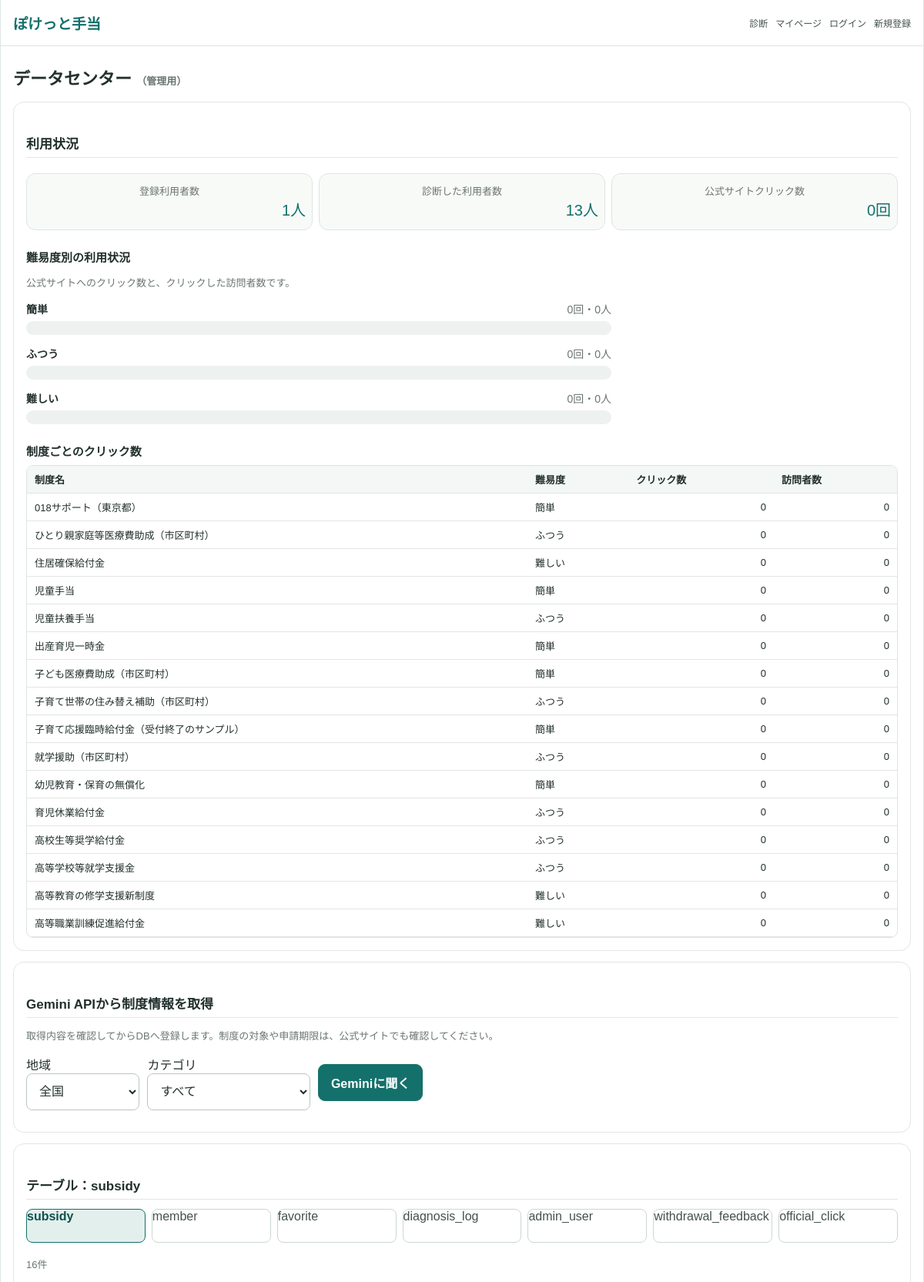
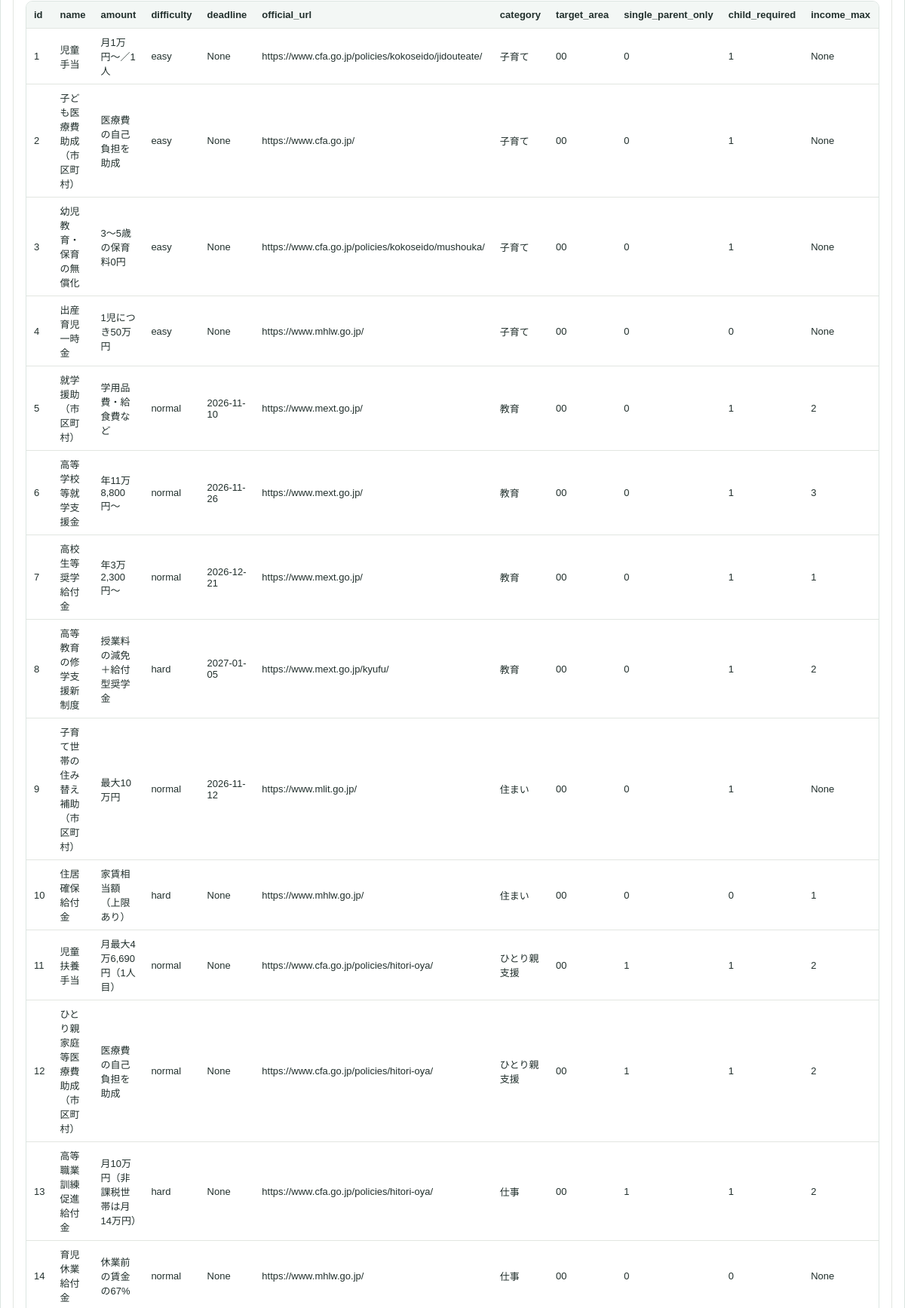
The app's page /data (signed in, upper part) with its own data (2 pictures, top to bottom).
### tables this page shows
CREATE TABLE subsidy (
    id                 INTEGER      PRIMARY KEY AUTOINCREMENT,
    name               VARCHAR(100) NOT NULL,
    amount             VARCHAR(100) NOT NULL,
    difficulty         VARCHAR(10)  NOT NULL,              -- easy / normal / hard
    deadline           DATE,                               -- NULL＝随時
    official_url       VARCHAR(500) NOT NULL,
    category           VARCHAR(20)  NOT NULL,
    target_area        VARCHAR(2)   NOT NULL DEFAULT '00', -- 00＝全国、01〜47＝都道府県
    single_parent_only BOOLEAN      NOT NULL DEFAULT 0,
    child_required     BOOLEAN      NOT NULL DEFAULT 1,
    income_max         SMALLINT,                           -- NULL＝年収の条件なし
    updated_at         DATETIME     NOT NULL
);

### app.py (the view)
@app.route("/data")
def data():
    if "admin_id" not in session:
        return redirect("/data/login")
    table = request.args.get("table", "subsidy")
    if table not in TABLES:                     # 決めたテーブル名以外はSQLに入れない
        table = "subsidy"
    rows = get_db().execute(f"SELECT * FROM {table}").fetchall()
    columns = rows[0].keys() if rows else []
    db = get_db()
    labels = {"easy": "簡単", "normal": "ふつう", "hard": "難しい"}
    counts = {
        row["difficulty"]: row
        for row in db.execute(
            "SELECT subsidy.difficulty, COUNT(official_click.id) AS clicks,"
            " COUNT(DISTINCT official_click.visit_id) AS users"
            " FROM subsidy LEFT JOIN official_click ON official_click.subsidy_id = subsidy.id"
            " GROUP BY subsidy.difficulty"
        )
    }
    difficulty_stats = [
        {"difficulty": key, "label": labels[key],
         "clicks": counts[key]["clicks"] if key in counts else 0,
         "users": counts[key]["users"] if key in counts else 0}
        for key in ("easy", "normal", "hard")
    ]
    max_clicks = max((item["clicks"] for item in difficulty_stats), default=0)
    for item in difficulty_stats:
        item["bar_width"] = round(item["clicks"] * 100 / max_clicks) if max_clicks else 0
    subsidy_usage = db.execute(
        "SELECT subsidy.id, subsidy.name, subsidy.difficulty, COUNT(official_click.id) AS clicks,"
        " COUNT(DISTINCT official_click.visit_id) AS users"
        " FROM subsidy LEFT JOIN official_click ON official_click.subsidy_id = subsidy.id"
        " GROUP BY subsidy.id ORDER BY clicks DESC, subsidy.name"
    ).fetchall()
    metrics = {
        "registered_users": db.execute("SELECT COUNT(*) FROM member").fetchone()[0],
        "diagnosis_users": db.execute("SELECT COUNT(DISTINCT visit_id) FROM diagnosis_log").fetchone()[0],
        "official_clicks": db.execute("SELECT COUNT(*) FROM official_click").fetchone()[0],
    }
    return render_template("data.html", tables=TABLES, table=table, rows=rows, columns=columns,
                           prefectures=PREF_NAME, categories=gemini.CATEGORIES,
                           gemini_ready=bool(os.environ.get("GEMINI_API_KEY")),
                           difficulty_stats=difficulty_stats, subsidy_usage=subsidy_usage, metrics=metrics)

### app.py (called while the page is built)
def get_db():
    if "db" not in g:
        g.db = sqlite3.connect(DB_PATH)
        g.db.row_factory = sqlite3.Row          # row["name"] のように列名で取れるようにする
        g.db.execute("PRAGMA foreign_keys = ON")
    return g.db

### templates/data.html (shortened to what this page needs)
{% extends "base.html" %}
{% block page_width %}wide{% endblock %}
{% block content %}
<h1>データセンター <span class="small">（管理用）</span></h1>
<section class="page-card">
  <h2>利用状況</h2>
  <div class="tiles">
    <div class="tile"><div class="small">登録利用者数</div><div class="num">{{ metrics.registered_users }}人</div></div>
    <div class="tile"><div class="small">診断した利用者数</div><div class="num">{{ metrics.diagnosis_users }}人</div></div>
    <div class="tile"><div class="small">公式サイトクリック数</div><div class="num">{{ metrics.official_clicks }}回</div></div>
  </div>
  <h3 class="analytics-heading">難易度別の利用状況</h3>
  <p class="small">公式サイトへのクリック数と、クリックした訪問者数です。</p>
  <div class="difficulty-chart">
    {% for item in difficulty_stats %}
    <div class="bar-row">
      <div class="bar-label"><b>{{ item.label }}</b><span>{{ item.clicks }}回・{{ item.users }}人</span></div>
      <div class="bar-track" role="img" aria-label="{{ item.label }}：{{ item.clicks }}クリック">
      </div>
    </div>
    {% endfor %}
  </div>
  <h3 class="analytics-heading">制度ごとのクリック数</h3>
  <div class="table-wrap">
    <table>
      <thead><tr><th>制度名</th><th>難易度</th><th>クリック数</th><th>訪問者数</th></tr></thead>
      <tbody>
      {% for item in subsidy_usage %}
      <tr>
        <td>{{ item.name }}</td>
        <td>{{ {"easy": "簡単", "normal": "ふつう", "hard": "難しい"}.get(item.difficulty, item.difficulty) }}</td>
        <td class="num">{{ item.clicks }}</td><td class="num">{{ item.users }}</td>
      </tr>
      {% else %}
      <tr><td colspan="4">制度データがありません</td></tr>
      {% endfor %}
      </tbody>
    </table>
  </div>
</section>
<section class="page-card">
  <h2>Gemini APIから制度情報を取得</h2>
  <p class="small">取得内容を確認してからDBへ登録します。制度の対象や申請期限は、公式サイトでも確認してください。</p>
  {% if gemini_ready %}
  <form method="post" action="/data/gemini" class="toolbar">
    <label>地域
      <select name="area">
        {% for code, name in prefectures.items() %}
        <option value="{{ code }}">{{ name }}</option>
        {% endfor %}
      </select>
    </label>
    <label>カテゴリ
      <select name="category">
        <option value="">すべて</option>
      </select>
    </label>
    <button type="submit" class="btn">Geminiに聞く</button>
  </form>
  {% else %}
  <p class="msg">GEMINI_API_KEYを設定するとGeminiから取得できます。</p>
  {% endif %}
</section>
<section class="page-card">
  <h2>テーブル：{{ table }}</h2>
  <nav class="tabs" aria-label="テーブル">
    {% for t in tables %}
    <a class="{% if table == t %}on{% endif %}" href="/data?table={{ t }}">{{ t }}</a>
    {% endfor %}
  </nav>
  <p class="small">{{ rows|length }}件</p>
  <div class="table-wrap">
    <table>
      <thead><tr>{% for c in columns %}<th>{{ c }}</th>{% endfor %}{% if table == "subsidy" %}<th>操作</th>{% endif %}</tr></thead>
      <tbody>
      {% for row in rows %}
      <tr>
        {% for c in columns %}<td>{{ row[c] }}</td>{% endfor %}
      </tr>
      {% else %}
      <tr><td colspan="{{ columns|length + (1 if table == 'subsidy' else 0) }}">データがありません</td></tr>
      {% endfor %}
      </tbody>
    </table>
  </div>
</section>
{% endblock %}

### static/style.css (style rules this page uses)
* { box-sizing: border-box; }
body { margin: 0; background: #e9eeeb; color: #22302d; font-family: "Hiragino Sans", "Yu Gothic", Meiryo, sans-serif; }
h1 { margin: 8px 0 16px; font-size: 22px; }
h2 { margin: 24px 0 10px; padding-bottom: 6px; border-bottom: 1px solid #e2e6e1; font-size: 17px; }
h3 { margin: 0 0 8px; font-size: 15px; }
p { line-height: 1.65; }
a { color: #14706a; }
.small { color: #6b7672; font-size: 13px; }
.features, .tiles { display: grid; grid-template-columns: repeat(auto-fit, minmax(100px, 1fr)); gap: 8px; margin-top: 20px; text-align: center; }
.features div, .tile { padding: 12px 8px; border: 1px solid #dce5e1; border-radius: 12px; background: #f8faf8; }
.features b, .tile .num { color: #14706a; font-size: 20px; }
.btn, button { font: inherit; }
.btn, .btn-main, button.primary { min-height: 48px; display: inline-flex; align-items: center; justify-content: center; padding: 10px 16px; border: 1px solid #14706a; border-radius: 9px; background: #14706a; color: #fff; font-weight: 700; text-align: center; text-decoration: none; cursor: pointer; }
input[type=email], input[type=password], input[type=text], select { width: 100%; min-height: 48px; padding: 0 12px; border: 1px solid #b9c5c0; border-radius: 8px; background: #fff; color: #22302d; font: inherit; font-size: 16px; }
.tabs { display: flex; gap: 8px; margin: 12px 0 18px; }
.tabs a, .tabs button { flex: 1; min-height: 44px; border: 1px solid #cbd6d2; border-radius: 8px; background: #fff; color: #44524e; text-decoration: none; }
.tabs .on { border-color: #14706a; background: #e3efed; color: #0d524d; font-weight: 700; }
.card, .page-card { margin-bottom: 14px; padding: 16px; border: 1px solid #e2e6e1; border-radius: 14px; background: #fff; }
.toolbar { display: flex; flex-wrap: wrap; align-items: center; gap: 10px; margin: 12px 0; }
.analytics-heading { margin-top: 24px; }
.difficulty-chart { display: grid; gap: 14px; max-width: 760px; }
.bar-row { display: grid; gap: 6px; }
.bar-label { display: flex; justify-content: space-between; gap: 12px; font-size: 14px; }
.bar-label span { color: #6b7672; }
.bar-track { height: 18px; overflow: hidden; border-radius: 9px; background: #edf1ef; }
.table-wrap { overflow-x: auto; border: 1px solid #dce5e1; border-radius: 9px; }
table { width: 100%; border-collapse: collapse; font-size: 13px; }
th, td { padding: 8px 10px; border-bottom: 1px solid #e2e6e1; text-align: left; }
th { background: #f3f7f5; white-space: nowrap; }
.num { text-align: right; }

### records on screen
subsidy: name "018サポート（東京都）", difficulty "簡単", clicks "0", users "0"
subsidy: name "ひとり親家庭等医療費助成（市区町村）", difficulty "ふつう", clicks "0", users "0", id "12" "ひとり親家庭等医療費助成（市区町村）" "医療費の自己負担を助成" "normal" "None" "https://www.cfa.go.jp/policies/hitori-oya/" "ひとり親支援" "00" "1" "1" "2"
subsidy: name "住居確保給付金", difficulty "難しい", clicks "0", users "0", id "10" "住居確保給付金" "家賃相当額（上限あり）" "hard" "None" "https://www.mhlw.go.jp/" "住まい" "00" "0" "0" "1"
subsidy: name "児童手当", difficulty "簡単", clicks "0", users "0", id "1" "児童手当" "月1万円〜／1人" "easy" "None" "https://www.cfa.go.jp/policies/kokoseido/jidouteate/" "子育て" "00" "0" "1" "None"
subsidy: name "児童扶養手当", difficulty "ふつう", clicks "0", users "0", id "11" "児童扶養手当" "月最大4万6,690円（1人目）" "normal" "None" "https://www.cfa.go.jp/policies/hitori-oya/" "ひとり親支援" "00" "1" "1" "2"
subsidy: name "出産育児一時金", difficulty "簡単", clicks "0", users "0", id "4" "出産育児一時金" "1児につき50万円" "easy" "None" "https://www.mhlw.go.jp/" "子育て" "00" "0" "0" "None"
subsidy: name "子ども医療費助成（市区町村）", difficulty "簡単", clicks "0", users "0", id "2" "子ども医療費助成（市区町村）" "医療費の自己負担を助成" "easy" "None" "https://www.cfa.go.jp/" "子育て" "00" "0" "1" "None"
subsidy: name "子育て世帯の住み替え補助（市区町村）", difficulty "ふつう", clicks "0", users "0", id "9" "子育て世帯の住み替え補助（市区町村）" "最大10万円" "normal" "2026-11-12" "https://www.mlit.go.jp/" "住まい" "00" "0" "1" "None"
subsidy: name "子育て応援臨時給付金（受付終了のサンプル）", difficulty "簡単", clicks "0", users "0"
subsidy: name "就学援助（市区町村）", difficulty "ふつう", clicks "0", users "0", id "5" "就学援助（市区町村）" "学用品費・給食費など" "normal" "2026-11-10" "https://www.mext.go.jp/" "教育" "00" "0" "1" "2"
subsidy: name "幼児教育・保育の無償化", difficulty "簡単", clicks "0", users "0", id "3" "幼児教育・保育の無償化" "3〜5歳の保育料0円" "easy" "None" "https://www.cfa.go.jp/policies/kokoseido/mushouka/" "子育て" "00" "0" "1" "None"
subsidy: name "育児休業給付金", difficulty "ふつう", clicks "0", users "0", id "14" "育児休業給付金" "休業前の賃金の67%" "normal" "None" "https://www.mhlw.go.jp/" "仕事" "00" "0" "0" "None"
subsidy: name "高校生等奨学給付金", difficulty "ふつう", clicks "0", users "0", id "7" "高校生等奨学給付金" "年3万2,300円〜" "normal" "2026-12-21" "https://www.mext.go.jp/" "教育" "00" "0" "1" "1"
subsidy: name "高等学校等就学支援金", difficulty "ふつう", clicks "0", users "0", id "6" "高等学校等就学支援金" "年11万8,800円〜" "normal" "2026-11-26" "https://www.mext.go.jp/" "教育" "00" "0" "1" "3"
subsidy: name "高等教育の修学支援新制度", difficulty "難しい", clicks "0", users "0", id "8" "高等教育の修学支援新制度" "授業料の減免＋給付型奨学金" "hard" "2027-01-05" "https://www.mext.go.jp/kyufu/" "教育" "00" "0" "1" "2"
subsidy: name "高等職業訓練促進給付金", difficulty "難しい", clicks "0", users "0", id "13" "高等職業訓練促進給付金" "月10万円（非課税世帯は月14万円）" "hard" "None" "https://www.cfa.go.jp/policies/hitori-oya/" "仕事" "00" "1" "1" "2"

### other values on screen
{{ metrics.registered_users }} "1"
{{ metrics.diagnosis_users }} "13"
{{ metrics.official_clicks }} "0"
{{ item.label }} "簡単" "ふつう" "難しい"
{{ item.clicks }} "0" "0" "0"
{{ item.users }} "0" "0" "0"
{{ table }} "subsidy"
{{ t }} "subsidy" "member" "favorite" "diagnosis_log" "admin_user" "withdrawal_feedback" "official_click"
{{ rows|length }} "16"
{{ c }} "id" "name" "amount" "difficulty" "deadline" "official_url" "category" "target_area" "single_parent_only" "child_required" "income_max"
form field area "全国"
